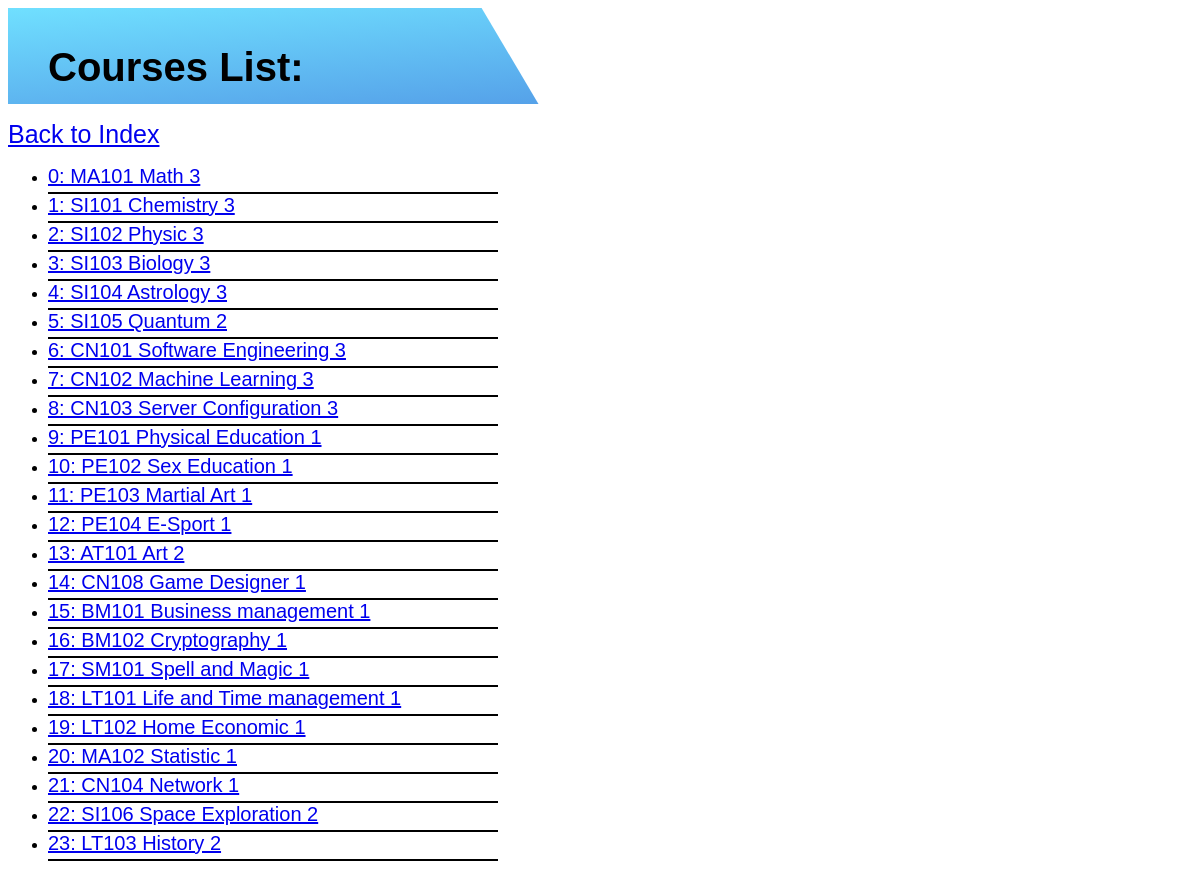
The page /Course_reg/ on the database its author committed.
### Course_reg/models.py (models this page shows)
class Course(models.Model):
    subject = models.CharField(max_length=50)
    subject_id = models.CharField(max_length=50)
    credit = models.IntegerField()
    def __str__(self):
        return f'{self.id}: {self.subject_id} {self.subject} {self.credit}'

### Course_reg/views.py (the view)
# urls.py: path('', Cviews.index, name='Index'),
def index(request):
    course = Course.objects.all()
    return render(request, 'Courses/index.html', {
        'Courses': course
    })

### Course_reg/templates/Courses/index.html (shortened to what this page needs)
{% extends 'Courses/layout.html' %}
{% block body %}
<div class = "header gillfont">
    <h1 class = "headerpos">Courses List:</h1>
</div>
<p>
    <a href="{% url 'UserIndex' %}" class = "gillfont indexpos" style = "font-size : 25px">Back to Index</a>
</p>
<ul>
    {% for Course in Courses %}
    <li style = "width : 450px">
        <div class = "gillfont margin">
            <a href="{% url 'Course' Course.id %}">
                {{ Course}}
            </a>
        </div>
    </li>
    {% empty %}
    <li>No Course</li>
    {% endfor %}
</ul>
{% endblock %}

### Course_reg/templates/Courses/layout.html (shortened to what this page needs)
<!DOCTYPE html>
<html lang="en">
    <head>
    </head>
    <body>
        {% block body %}
        {% endblock %}
    </body>
</html>

### Course_reg/templates/Courses/index.html (style rules this page uses)
.header { height: 12vh; background-image: linear-gradient(to right bottom, rgba(76, 216, 255, 0.8), rgba(30, 108, 217, 0.8)), url("images/sky_1.jpg"); background-size: cover; background-position: top; position: relative; text-align: center; clip-path: polygon(0 0, 40% 0, 70% 75vh, 0 100%); }
.headerpos { top: 10px; left: 40px; position: absolute; }
.margin { padding-bottom: 4px; border-bottom: 2px solid black; }
.gillfont { font-size : 20px; font-family: 'Trebuchet MS', sans-serif; }

### rows shown on the page
Course: id+subject+subject "0: MA101 Math 3"
Course: id+subject+subject "1: SI101 Chemistry 3"
Course: id+subject+subject "2: SI102 Physic 3"
Course: id+subject+subject "3: SI103 Biology 3"
Course: id+subject+subject "4: SI104 Astrology 3"
Course: id+subject+subject "5: SI105 Quantum 2"
Course: id+subject+subject "6: CN101 Software Engineering 3"
Course: id+subject+subject "7: CN102 Machine Learning 3"
Course: id+subject+subject "8: CN103 Server Configuration 3"
Course: id+subject+subject "9: PE101 Physical Education 1"
Course: id+subject+subject "10: PE102 Sex Education 1"
Course: id+subject+subject "11: PE103 Martial Art 1"
Course: id+subject+subject "12: PE104 E-Sport 1"
Course: id+subject+subject "13: AT101 Art 2"
Course: id+subject+subject "14: CN108 Game Designer 1"
Course: id+subject+subject "15: BM101 Business management 1"
Course: id+subject+subject "16: BM102 Cryptography 1"
Course: id+subject+subject "17: SM101 Spell and Magic 1"
Course: id+subject+subject "18: LT101 Life and Time management 1"
Course: id+subject+subject "19: LT102 Home Economic 1"
Course: id+subject+subject "20: MA102 Statistic 1"
Course: id+subject+subject "21: CN104 Network 1"
Course: id+subject+subject "22: SI106 Space Exploration 2"
Course: id+subject+subject "23: LT103 History 2"
